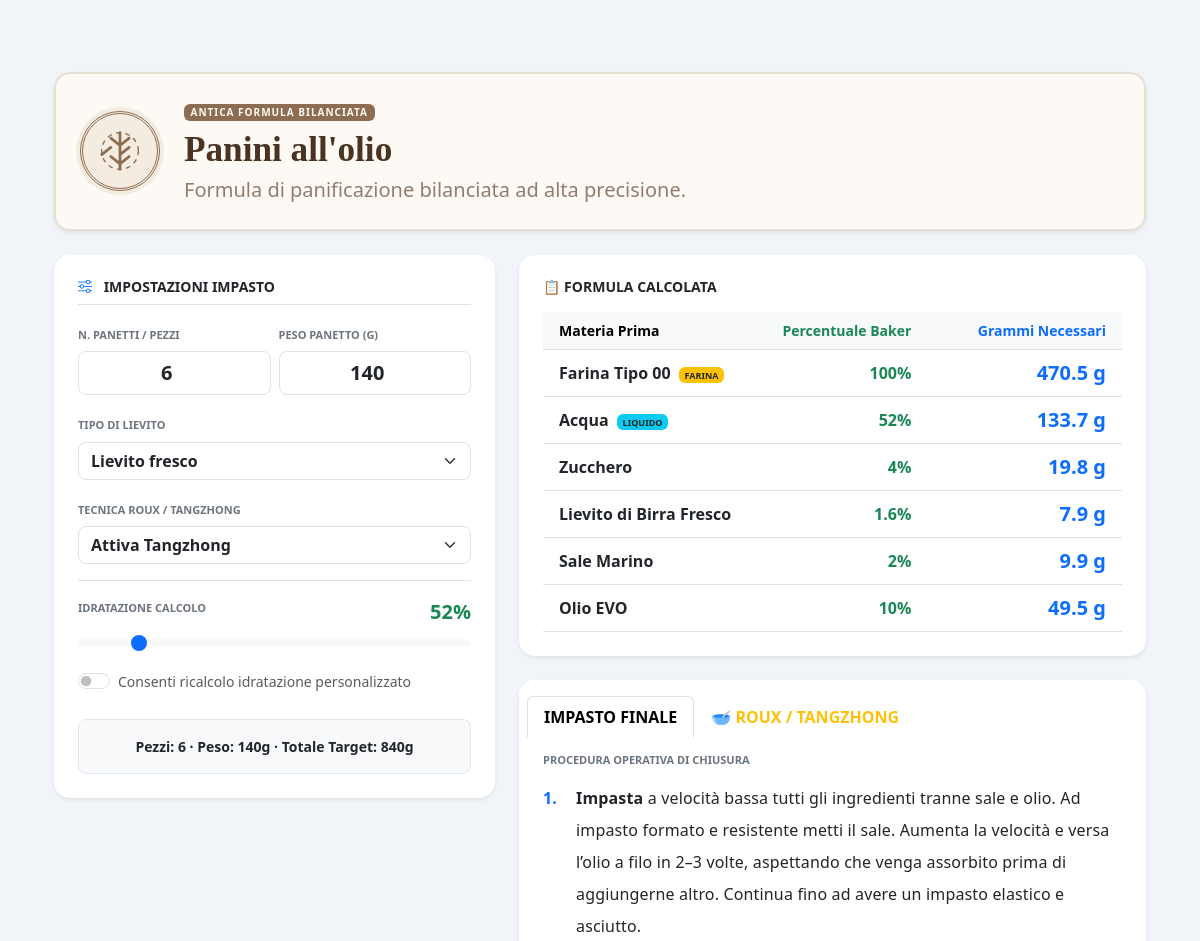
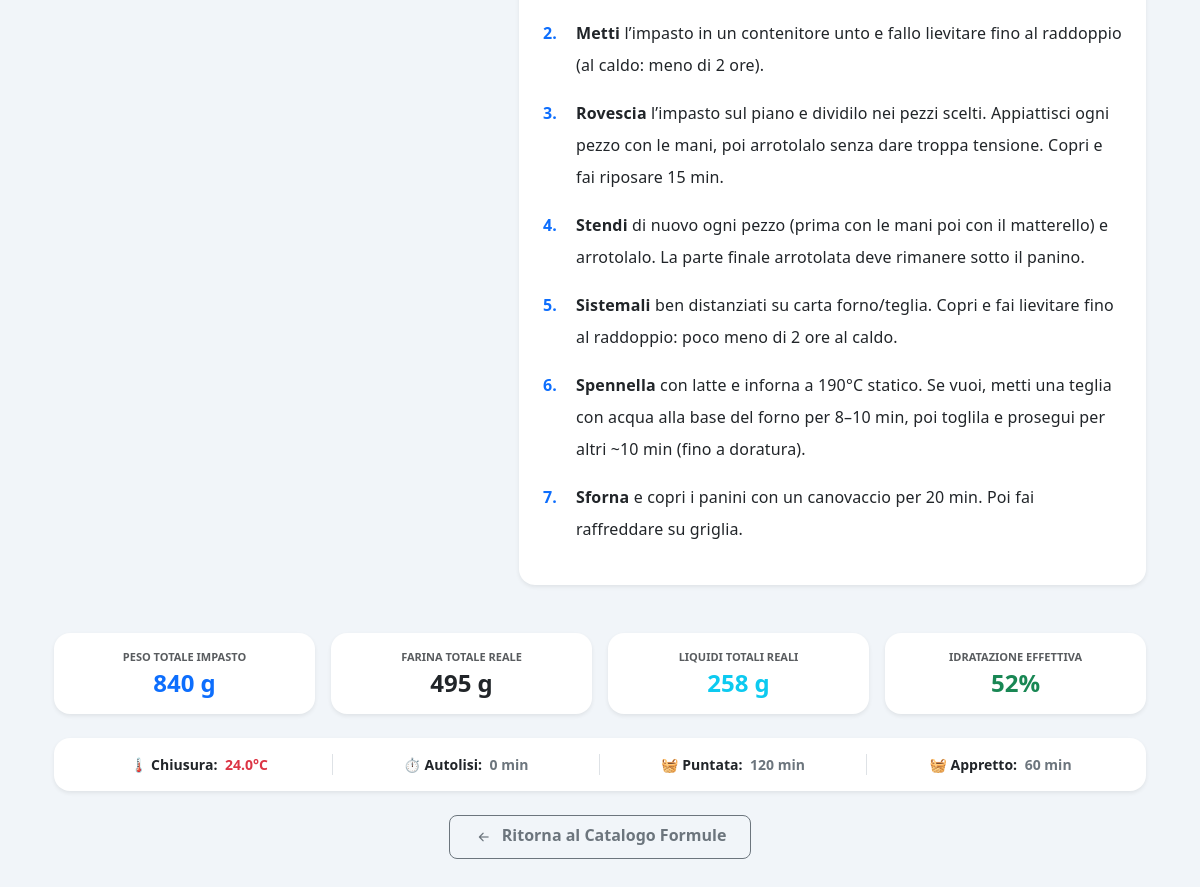
The app's page /recipe/panini-allolio with its own data (2 pictures, top to bottom).
### models/recipe.py (models this page shows, shortened)
class Recipe(db.Model):
    __tablename__ = "recipes"
    id = db.Column(
        db.Integer,
        primary_key=True
    )
    name = db.Column(
        db.String(255),
        nullable=False
    )
    slug = db.Column(
        db.String(255),
        unique=True,
        nullable=False
    )
    description = db.Column(
        db.Text
    )
    instructions = db.Column(
        db.Text
    )
    image = db.Column(
        db.String(255)
    )
    icon = db.Column(
        db.String(50),
        nullable=False,
        default="bi-journal-text"
    )
    is_published = db.Column(
        db.Boolean,
        default=True
    )
    temp_chiusura = db.Column(
        db.Float,
        nullable=True,
        default=24.0
    )
    tempo_autolisi = db.Column(
        db.Integer,
        nullable=True,
        default=0
    )
    tempo_puntata = db.Column(
        db.Integer,
        nullable=True,
        default=120
    )
    tempo_appretto = db.Column(
        db.Integer,
        nullable=True,
        default=60
    )
    created_at = db.Column(
        db.DateTime,
        default=datetime.utcnow
    )
    updated_at = db.Column(
        db.DateTime,
        default=datetime.utcnow,
        onupdate=datetime.utcnow
    )
    ingredients = db.relationship(
        "RecipeIngredient",
        backref="recipe",
        cascade="all, delete-orphan",
        lazy=True,
        order_by="RecipeIngredient.sort_order"
    )
    features = db.relationship(
        "RecipeFeature",
        backref="recipe",
        cascade="all, delete-orphan",
        lazy=True
    )
    def total_flour(self):
        return sum(
            ingredient.quantity
            for ingredient in self.ingredients
            if ingredient.is_flour
        )
    def total_liquids(self):
        return sum(
            ingredient.quantity
            for ingredient in self.ingredients
            if ingredient.is_liquid
        )
    def hydration(self):
        flour = self.total_flour()
        if flour <= 0:
            return 0
        return round(
            (self.total_liquids() / flour) * 100,
            1
        )

### models/ingredient.py (models this page shows, shortened)
class RecipeIngredient(db.Model):
    __tablename__ = "recipe_ingredients"
    id = db.Column(
        db.Integer,
        primary_key=True
    )
    recipe_id = db.Column(
        db.Integer,
        db.ForeignKey("recipes.id"),
        nullable=False
    )
    name = db.Column(
        db.String(255),
        nullable=False
    )
    quantity = db.Column(
        db.Float,
        nullable=False,
        default=0
    )
    percentage = db.Column(
        db.Float,
        default=0
    )
    unit = db.Column(
        db.String(20),
        default="g"
    )
    is_flour = db.Column(
        db.Boolean,
        default=False
    )
    is_liquid = db.Column(
        db.Boolean,
        default=False
    )
    is_optional = db.Column(
        db.Boolean,
        default=False
    )
    sort_order = db.Column(
        db.Integer,
        default=0
    )
    notes = db.Column(
        db.String(255)
    )

### routes/recipes.py (the view)
@recipes_bp.route("/recipe/<string:slug>")
def public_detail(slug):
    recipe = Recipe.query.filter_by(
        slug=slug
    ).first_or_404()
    ingredients = RecipeIngredient.query.filter_by(
        recipe_id=recipe.id
    ).all()
    feature = RecipeFeature.query.filter_by(
        recipe_id=recipe.id
    ).first()
    return render_template(
        "recipe_public_detail.html",
        recipe=recipe,
        ingredients=ingredients,
        feature=feature
    )

### templates/recipe_public_detail.html (shortened to what this page needs)
{% extends "base.html" %}
{% block content %}
<div class="container py-4">
    <div class="card mb-4 border-0 shadow-sm rounded-4 overflow-hidden" style="background-color: #fdfaf6; border: 2px solid #e6dfd3 !important;">
        <div class="card-body p-4 d-flex flex-column flex-md-row align-items-center gap-4 text-center text-md-start">
            <div class="d-inline-flex align-items-center justify-content-center rounded-circle flex-shrink-0"
                 style="width: 80px; height: 80px; background-color: #f4ece1; border: 3px double #8c6d53; box-shadow: 0 0 0 4px #f4ece1;">
            </div>
            <div>
                <span class="badge mb-2 text-uppercase fw-bold tracking-wider" style="background-color: #8c6d53; color: #fdfaf6; font-size: 10px; letter-spacing: 0.1em;">Antica Formula Bilanciata</span>
                <h1 class="fw-bold mb-1 tracking-tight" style="color: #4a3321; font-family: 'Georgia', serif; font-size: 2.2rem;">{{ recipe.name }}</h1>
                <p class="mb-0 opacity-75 fs-5 fw-medium" style="color: #6e5440;">
                    {{ recipe.description or "Formula di panificazione bilanciata ad alta precisione." }}
                </p>
            </div>
        </div>
    </div>
    <div class="row g-4 mb-4">
        <div class="col-lg-5">
            <div class="card bg-white p-4 border-0 shadow-sm rounded-4">
                <h5 class="fw-bold mb-3 text-dark text-uppercase border-bottom pb-2 tracking-wide" style="font-size: 14px;">
                    <i class="bi bi-sliders text-primary me-2"></i> Impostazioni Impasto
                </h5>
                {% if feature and feature.enable_piece_count %}
                <div class="row g-2 mb-3">
                    <div class="col-6">
                        <label class="form-label small text-secondary fw-bold text-uppercase" style="font-size: 11px;">N. Panetti / Pezzi</label>
                        <input type="number" id="calc-pieces-count" class="form-control text-center fw-bold fs-5 rounded-3" value="6" min="1">
                    </div>
                    <div class="col-6">
                        <label class="form-label small text-secondary fw-bold text-uppercase" style="font-size: 11px;">Peso Panetto (g)</label>
                        <input type="number" id="calc-pieces-weight" class="form-control text-center fw-bold fs-5 rounded-3" value="140" min="1">
                    </div>
                </div>
                {% endif %}
                {% if feature and feature.enable_yeast_type %}
                <div class="mb-3">
                    <label class="form-label small text-secondary fw-bold text-uppercase" style="font-size: 11px;">Tipo di Lievito</label>
                    <select id="calc-yeast-select" class="form-select fw-semibold rounded-3">
                        <option value="base" selected>Lievito fresco</option>
                    </select>
                </div>
                {% else %}
                    <select id="calc-yeast-select" class="d-none"><option value="base" selected></option></select>
                {% endif %}
                {% if feature and feature.enable_tangzhong %}
                <div class="mb-3">
                    <label class="form-label small text-secondary fw-bold text-uppercase" style="font-size: 11px;">Tecnica Roux / Tangzhong</label>
                    <select id="calc-tangzhong-select" class="form-select fw-semibold rounded-3">
                        <option value="yes" selected>Attiva Tangzhong</option>
                    </select>
                </div>
                {% else %}
                    <select id="calc-tangzhong-select" class="d-none"><option value="no" selected></option></select>
                {% endif %}
                <div class="mb-2 border-top pt-3">
                    <div class="d-flex justify-content-between align-items-center mb-1">
                        <label class="form-label small fw-bold text-secondary text-uppercase" style="font-size: 11px;">Idratazione Calcolo</label>
                        <span class="text-success fw-bold fs-5" id="label-current-hydro-target">70%</span>
                    </div>
                    <input type="range" class="form-range" id="calc-slider-hydration" min="45" max="95" value="{{ recipe.hydration()|int }}">
                    <div class="form-check form-switch mt-2 shadow-none">
                        <input class="form-check-input" type="checkbox" id="calc-override-hydration">
                        <label class="form-check-label small text-muted fw-medium" for="calc-override-hydration">Consenti ricalcolo idratazione personalizzato</label>
                    </div>
                </div>
                <div class="mt-3 p-3 bg-light rounded-3 text-dark border small fw-bold text-center" id="box-stringa-riepilogo" style="border-color: #e2e8f0 !important;">
                </div>
            </div>
        </div>
        <div class="col-lg-7">
            <div class="card border-0 shadow-sm mb-4 rounded-4 overflow-hidden">
                <div class="card-body p-4">
                    <h5 class="fw-bold mb-3 text-dark text-uppercase tracking-wide" style="font-size: 14px;">📋 Formula Calcolata</h5>
                    <div class="table-responsive">
                        <table class="table table-hover align-middle mb-0">
                            <thead>
                                <tr class="table-light text-secondary small">
                                    <th class="ps-3">Materia Prima</th>
                                    <th class="text-end text-success">Percentuale Baker</th>
                                    <th class="text-end text-primary fw-bold pe-3" style="width: 35%;">Grammi Necessari</th>
                                </tr>
                            </thead>
                            <tbody id="calculated-ingredients-tbody">
                                {% for ing in ingredients %}
                                <tr class="output-ingredient-row border-bottom"
                                    data-name="{{ ing.name }}"
                                    data-base-qty="{{ ing.quantity }}"
                                    data-is-flour="{{ 'true' if ing.is_flour else 'false' }}"
                                    data-is-liquid="{{ 'true' if ing.is_liquid else 'false' }}"
                                    data-is-yeast="{% if 'lievito' in ing.name.lower() %}true{% else %}false{% endif %}">
                                    <td class="fw-bold text-dark ps-3">
                                        {{ ing.name }}
                                        {% if ing.is_flour %}<span class="badge bg-warning text-dark ms-1" style="font-size:9px; font-weight: 800;">FARINA</span>{% endif %}
                                        {% if ing.is_liquid %}<span class="badge bg-info text-dark ms-1" style="font-size:9px; font-weight: 800;">LIQUIDO</span>{% endif %}
                                    </td>
                                    <td class="text-end text-success fw-bold output-baker-pct">0%</td>
                                    <td class="text-end text-primary fw-bold fs-5 output-final-weight pe-3">0 g</td>
                                </tr>
                                {% endfor %}
                            </tbody>
                        </table>
                    </div>
                </div>
            </div>
            <div class="card border-0 shadow-sm mb-4 rounded-4 overflow-hidden">
                <div class="card-header bg-white pb-0 pt-3 border-0">
                    <ul class="nav nav-tabs card-header-tabs border-bottom-0" id="publicProcessTabs" role="tablist">
                        <li class="nav-item" role="presentation">
                            <button class="nav-link active fw-bold small text-uppercase px-3 py-2" id="nav-base-tab" data-bs-toggle="tab" data-bs-target="#panel-base" type="button" role="tab">Impasto Finale</button>
                        </li>
                        <li class="nav-item d-none" id="nav-li-tangzhong" role="presentation">
                            <button class="nav-link fw-bold small text-uppercase text-warning px-3 py-2" id="nav-tz-tab" data-bs-toggle="tab" data-bs-target="#panel-tangzhong" type="button" role="tab">🥣 Roux / Tangzhong</button>
                        </li>
                    </ul>
                </div>
                <div class="card-body p-4 tab-content" id="recipeProcessTabsContent">
                    <div class="tab-pane fade show active" id="panel-base" role="tabpanel">
                        <h6 class="fw-bold mb-3 text-secondary text-uppercase tracking-wide" style="font-size: 11px;">Procedura Operativa di Chiusura</h6>
                        <div style="line-height: 2; letter-spacing: 0.01em;" class="text-dark fs-6 fw-medium">
                            {% set righe = recipe.instructions.split('\n') %}
                            {% set count = namespace(value=1) %}
                            {% for riga in righe %}
                                {% set riga_pulita = riga.strip() %}
                                {% if riga_pulita %}
                                    <div class="d-flex align-items-start mb-3">
                                        <span class="fw-bold text-primary me-2" style="min-width: 25px;">{{ count.value }}.</span>
                                        <div>
                                            {% set parole = riga_pulita.split(' ') %}
                                            <strong class="text-dark">{{ parole[0] }}</strong> {{ parole[1:] | join(' ') }}
                                        </div>
                                    </div>
                                    {% set count.value = count.value + 1 %}
                                {% endif %}
                            {% endfor %}
                        </div>
                    </div>
                </div>
            </div>
        </div>
    </div>
    <div class="row g-3 mb-4">
        <div class="col-6 col-md-3">
            <div class="card bg-white border-0 shadow-sm text-center py-3 rounded-4">
                <small class="text-muted fw-bold text-uppercase tracking-wider" style="font-size: 11px;">Peso Totale Impasto</small>
                <h4 class="mt-1 fw-bold text-primary mb-0" id="live-total-weight">0 g</h4>
            </div>
        </div>
        <div class="col-6 col-md-3">
            <div class="card bg-white border-0 shadow-sm text-center py-3 rounded-4">
                <small class="text-muted fw-bold text-uppercase tracking-wider" style="font-size: 11px;">Farina Totale Reale</small>
                <h4 class="mt-1 fw-bold text-dark mb-0" id="live-total-flour">0 g</h4>
            </div>
        </div>
        <div class="col-6 col-md-3">
            <div class="card bg-white border-0 shadow-sm text-center py-3 rounded-4">
                <small class="text-muted fw-bold text-uppercase tracking-wider" style="font-size: 11px;">Liquidi Totali Reali</small>
                <h4 class="mt-1 fw-bold text-info mb-0" id="live-total-liquids">0 g</h4>
            </div>
        </div>
        <div class="col-6 col-md-3">
            <div class="card bg-white border-0 shadow-sm text-center py-3 rounded-4">
                <small class="text-muted fw-bold text-uppercase tracking-wider" style="font-size: 11px;">Idratazione Effettiva</small>
                <h4 class="mt-1 fw-bold text-success mb-0" id="live-hydration">0%</h4>
            </div>
        </div>
    </div>
    <div class="card border-0 shadow-sm mb-4 bg-white rounded-4">
        <div class="card-body py-3">
            <div class="row text-center align-items-center g-2 small text-dark fw-bold">
                <div class="col-3 border-end">🌡️ Chiusura: <span class="text-danger fw-bold ms-1">{{ recipe.temp_chiusura or 24 }}°C</span></div>
                <div class="col-3 border-end">⏱️ Autolisi: <span class="text-secondary fw-bold ms-1">{{ recipe.tempo_autolisi or 0 }} min</span></div>
                <div class="col-3 border-end">🧺 Puntata: <span class="text-secondary fw-bold ms-1">{{ recipe.tempo_puntata or 120 }} min</span></div>
                <div class="col-3">🧺 Appretto: <span class="text-secondary fw-bold ms-1">{{ recipe.tempo_appretto or 60 }} min</span></div>
            </div>
        </div>
    </div>
    <div class="text-center mb-5">
        <a href="/" class="btn btn-outline-secondary px-4 fw-semibold rounded-3 shadow-none">
            <i class="bi bi-arrow-left-short fs-5 align-middle me-1"></i> Ritorna al Catalogo Formule
        </a>
    </div>
</div>
{% endblock %}

### records on screen
Recipe: name "Panini all'olio", description "Formula di panificazione bilanciata ad alta precisione.", temp_chiusura "24.0", tempo_autolisi "0", tempo_puntata "120", tempo_appretto "60"
RecipeIngredient: hydration "52", name "Farina Tipo 00", shows "FARINA"
RecipeIngredient: name "Acqua", shows "LIQUIDO"
RecipeIngredient: name "Zucchero"
RecipeIngredient: name "Lievito di Birra Fresco"
RecipeIngredient: name "Sale Marino"
RecipeIngredient: name "Olio EVO"

### other values on screen
{{ count.value }} "1" "2" "3" "4" "5" "6" "7"
{{ parole[0] }} "Impasta" "Metti" "Rovescia" "Stendi" "Sistemali" "Spennella" "Sforna"
{{ parole[1:] | join(' ') }} "l’impasto in un contenitore unto e fallo lievitare fino al raddoppio (al caldo: meno di 2 ore)." "l’impasto sul piano e dividilo nei pezzi scelti. Appiattisci ogni pezzo con le mani, poi arrotolalo senza dare troppa tensione. Copri e fai riposare 15 min." "di nuovo ogni pezzo (prima con le mani poi con il matterello) e arrotolalo. La parte finale arrotolata deve rimanere sotto il panino." "ben distanziati su carta forno/teglia. Copri e fai lievitare fino al raddoppio: poco meno di 2 ore al caldo." "con latte e inforna a 190°C statico. Se vuoi, metti una teglia con acqua alla base del forno per 8–10 min, poi toglila e prosegui per altri ~10 min (fino a doratura)." "e copri i panini con un canovaccio per 20 min. Poi fai raffreddare su griglia."
